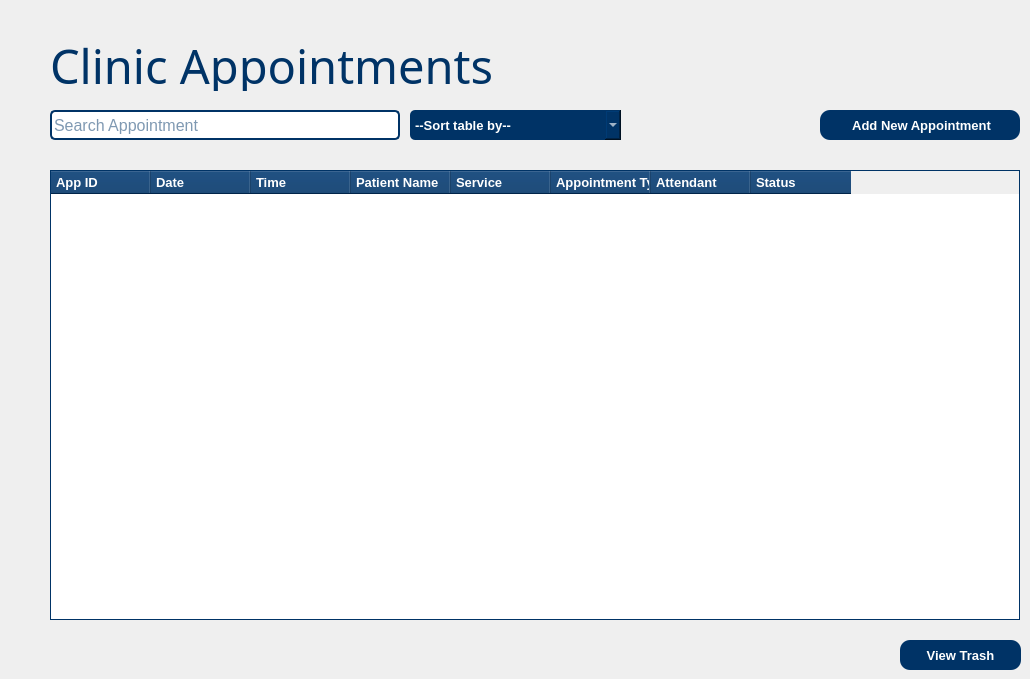
    <widget class="QWidget" name="pageAppointments">
     <widget class="QLabel" name="label_Appointments">
      <property name="geometry">
       <rect>
        <x>50</x>
        <y>40</y>
        <width>501</width>
        <height>51</height>
       </rect>
      </property>
      <property name="font">
       <font>
        <family>Cooper Black</family>
        <pointsize>35</pointsize>
        <weight>50</weight>
        <bold>false</bold>
       </font>
      </property>
      <property name="styleSheet">
       <string notr="true">color: rgb(0, 51, 102);</string>
      </property>
      <property name="text">
       <string>Clinic Appointments</string>
      </property>
     </widget>
     <widget class="QTableWidget" name="tableWidgetApp">
      <property name="geometry">
       <rect>
        <x>50</x>
        <y>170</y>
        <width>970</width>
        <height>450</height>
       </rect>
      </property>
      <property name="styleSheet">
       <string notr="true">QTableWidget {
    border: 1px solid  rgb(0, 51, 102);
    background-color: white;
    gridline-color: #dcdcdc;
}

QHeaderView::section {
    background-color: rgb(0, 51, 102);
    color: white;
    padding: 2px;
	text-align: left;
	padding-left: 5px;
}

QTableWidget::item {
    font-size: 10px;
	padding-left: 2px;
}

QHeaderView::down-arrow {
    image: url(:/wfpics/down_arrow.png);  /* Replace with your arrow image or use default */
    subcontrol-position: right center;
    subcontrol-origin: padding;
}

QHeaderView::up-arrow {
    image: url(:/wfpics/up_arrow.png);  /* Replace with your arrow image or use default */
    subcontrol-position: right center;
    subcontrol-origin: padding;
}</string>
      </property>
      <property name="sortingEnabled">
       <bool>true</bool>
      </property>
      <column>
       <property name="text">
        <string>App ID</string>
       </property>
       <property name="font">
        <font>
         <family>Arial</family>
         <pointsize>10</pointsize>
         <weight>75</weight>
         <bold>true</bold>
        </font>
       </property>
       <property name="textAlignment">
        <set>AlignLeading|AlignVCenter</set>
       </property>
      </column>
      <column>
       <property name="text">
        <string>Date</string>
       </property>
       <property name="font">
        <font>
         <family>Arial</family>
         <pointsize>10</pointsize>
         <weight>75</weight>
         <bold>true</bold>
        </font>
       </property>
       <property name="textAlignment">
        <set>AlignLeading|AlignVCenter</set>
       </property>
      </column>
      <column>
       <property name="text">
        <string>Time</string>
       </property>
       <property name="font">
        <font>
         <family>Arial</family>
         <pointsize>10</pointsize>
         <weight>75</weight>
         <bold>true</bold>
        </font>
       </property>
       <property name="textAlignment">
        <set>AlignLeading|AlignVCenter</set>
       </property>
      </column>
      <column>
       <property name="text">
        <string>Patient Name</string>
       </property>
       <property name="font">
        <font>
         <family>Arial</family>
         <pointsize>10</pointsize>
         <weight>75</weight>
         <bold>true</bold>
        </font>
       </property>
       <property name="textAlignment">
        <set>AlignLeading|AlignVCenter</set>
       </property>
      </column>
      <column>
       <property name="text">
        <string>Service</string>
       </property>
       <property name="font">
        <font>
         <family>Arial</family>
         <pointsize>10</pointsize>
         <weight>75</weight>
         <bold>true</bold>
        </font>
       </property>
       <property name="textAlignment">
        <set>AlignLeading|AlignVCenter</set>
       </property>
      </column>
      <column>
       <property name="text">
        <string>Appointment Type/s</string>
       </property>
       <property name="font">
        <font>
         <family>Arial</family>
         <pointsize>10</pointsize>
         <weight>75</weight>
         <bold>true</bold>
        </font>
       </property>
       <property name="textAlignment">
        <set>AlignLeading|AlignVCenter</set>
       </property>
      </column>
      <column>
       <property name="text">
        <string>Attendant</string>
       </property>
       <property name="font">
        <font>
         <family>Arial</family>
         <pointsize>10</pointsize>
         <weight>75</weight>
         <bold>true</bold>
        </font>
       </property>
       <property name="textAlignment">
        <set>AlignLeading|AlignVCenter</set>
       </property>
      </column>
      <column>
       <property name="text">
        <string>Status</string>
       </property>
       <property name="font">
        <font>
         <family>Arial</family>
         <pointsize>10</pointsize>
         <weight>75</weight>
         <bold>true</bold>
        </font>
       </property>
       <property name="textAlignment">
        <set>AlignLeading|AlignVCenter</set>
       </property>
      </column>
     </widget>
     <widget class="QLineEdit" name="lineEditSearchApp">
      <property name="geometry">
       <rect>
        <x>50</x>
        <y>110</y>
        <width>350</width>
        <height>30</height>
       </rect>
      </property>
      <property name="font">
       <font>
        <family>Arial</family>
        <pointsize>12</pointsize>
       </font>
      </property>
      <property name="toolTipDuration">
       <number>-1</number>
      </property>
      <property name="styleSheet">
       <string notr="true">background-color: white;
color:  rgb(0, 51, 102);
border: 2px solid rgb(0, 51, 102);
border-radius: 5px;</string>
      </property>
      <property name="cursorPosition">
       <number>0</number>
      </property>
      <property name="alignment">
       <set>Qt::AlignLeading|Qt::AlignLeft|Qt::AlignVCenter</set>
      </property>
      <property name="placeholderText">
       <string>Search Appointment</string>
      </property>
      <property name="cursorMoveStyle">
       <enum>Qt::LogicalMoveStyle</enum>
      </property>
      <property name="clearButtonEnabled">
       <bool>false</bool>
      </property>
     </widget>
     <widget class="QPushButton" name="pushBtnAddApp">
      <property name="geometry">
       <rect>
        <x>820</x>
        <y>110</y>
        <width>200</width>
        <height>30</height>
       </rect>
      </property>
      <property name="font">
       <font>
        <family>Arial</family>
        <pointsize>10</pointsize>
        <weight>75</weight>
        <bold>true</bold>
       </font>
      </property>
      <property name="styleSheet">
       <string notr="true">background-color: rgb(0, 51, 102);
color: white;
border-radius: 10px;</string>
      </property>
      <property name="text">
       <string> Add New Appointment</string>
      </property>
      <property name="icon">
       <iconset>
        <normaloff>../../wfpics/addIcon.png</normaloff>../../wfpics/addIcon.png</iconset>
      </property>
      <property name="checkable">
       <bool>false</bool>
      </property>
     </widget>
     <widget class="QPushButton" name="pushBtnTrashApp">
      <property name="geometry">
       <rect>
        <x>900</x>
        <y>640</y>
        <width>121</width>
        <height>30</height>
       </rect>
      </property>
      <property name="font">
       <font>
        <family>Arial</family>
        <pointsize>10</pointsize>
        <weight>75</weight>
        <bold>true</bold>
       </font>
      </property>
      <property name="styleSheet">
       <string notr="true">background-color: rgb(0, 51, 102);
color: white;
border-radius: 10px;</string>
      </property>
      <property name="text">
       <string>View Trash</string>
      </property>
      <property name="icon">
       <iconset>
        <normaloff>../../wfpics/trashIcon.png</normaloff>../../wfpics/trashIcon.png</iconset>
      </property>
      <property name="checkable">
       <bool>false</bool>
      </property>
     </widget>
     <widget class="QComboBox" name="sortAppBtn">
      <property name="geometry">
       <rect>
        <x>410</x>
        <y>110</y>
        <width>211</width>
        <height>30</height>
       </rect>
      </property>
      <property name="font">
       <font>
        <family>Arial</family>
        <pointsize>10</pointsize>
        <weight>75</weight>
        <bold>true</bold>
       </font>
      </property>
      <property name="autoFillBackground">
       <bool>false</bool>
      </property>
      <property name="styleSheet">
       <string notr="true">background-color: rgb(0, 51, 102);
color: white;
border-radius: 5px;</string>
      </property>
      <property name="editable">
       <bool>false</bool>
      </property>
      <property name="currentText">
       <string>--Sort table by--</string>
      </property>
      <item>
       <property name="text">
        <string>--Sort table by--</string>
       </property>
      </item>
      <item>
       <property name="text">
        <string>Date (Ascending)</string>
       </property>
      </item>
      <item>
       <property name="text">
        <string>Date (Descending)</string>
       </property>
      </item>
      <item>
       <property name="text">
        <string>Time (Ascending)</string>
       </property>
      </item>
      <item>
       <property name="text">
        <string>Time (Descending)</string>
       </property>
      </item>
      <item>
       <property name="text">
        <string>Patient Name (A-Z)</string>
       </property>
      </item>
      <item>
       <property name="text">
        <string>Patient Name (Z-A)</string>
       </property>
      </item>
      <item>
       <property name="text">
        <string>Service Availed (A-Z)</string>
       </property>
      </item>
      <item>
       <property name="text">
        <string>Appointment Type (A-Z)</string>
       </property>
      </item>
      <item>
       <property name="text">
        <string>Attendant (A-Z)</string>
       </property>
      </item>
      <item>
       <property name="text">
        <string>Status</string>
       </property>
      </item>
     </widget>
    </widget>
